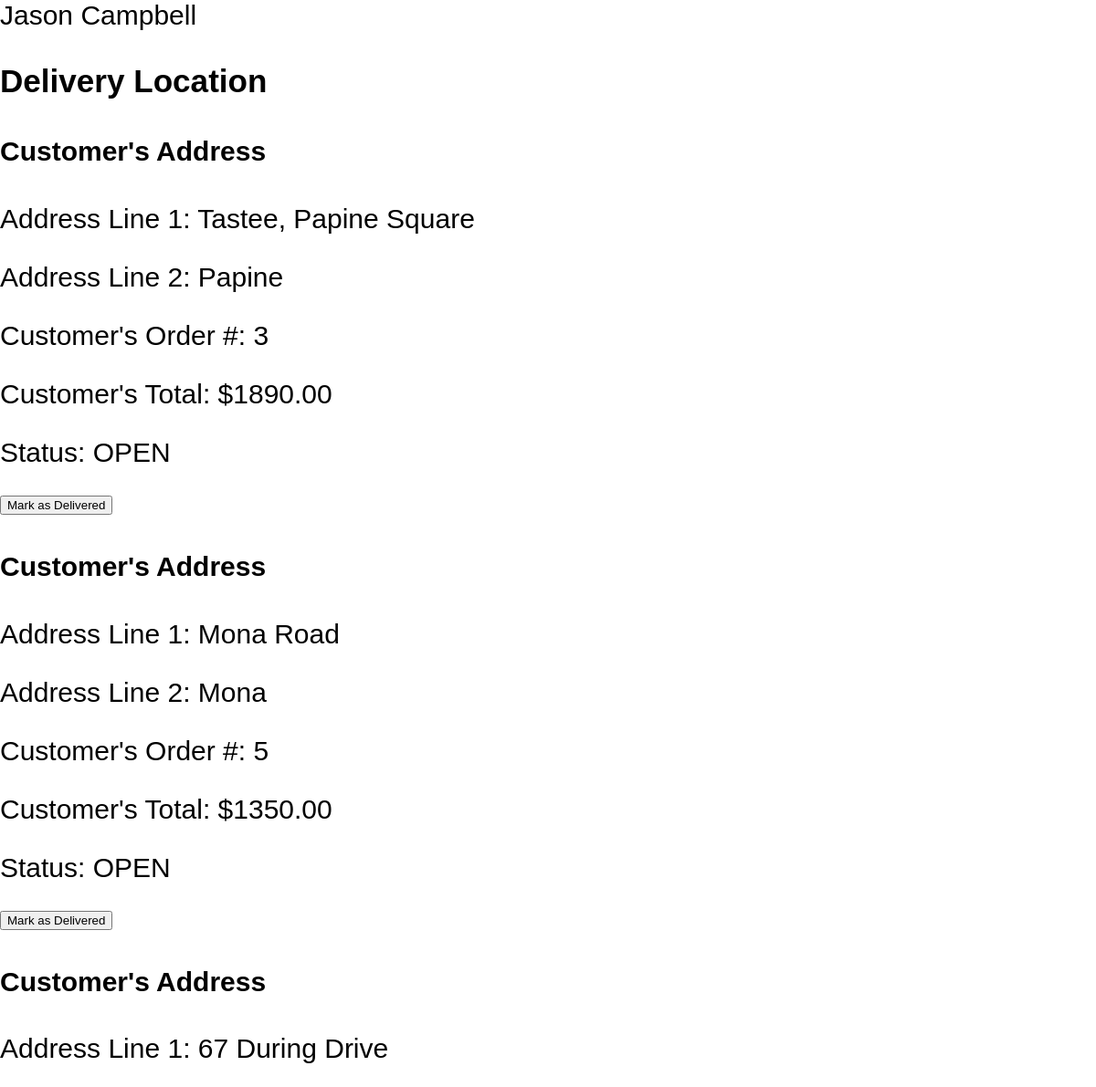
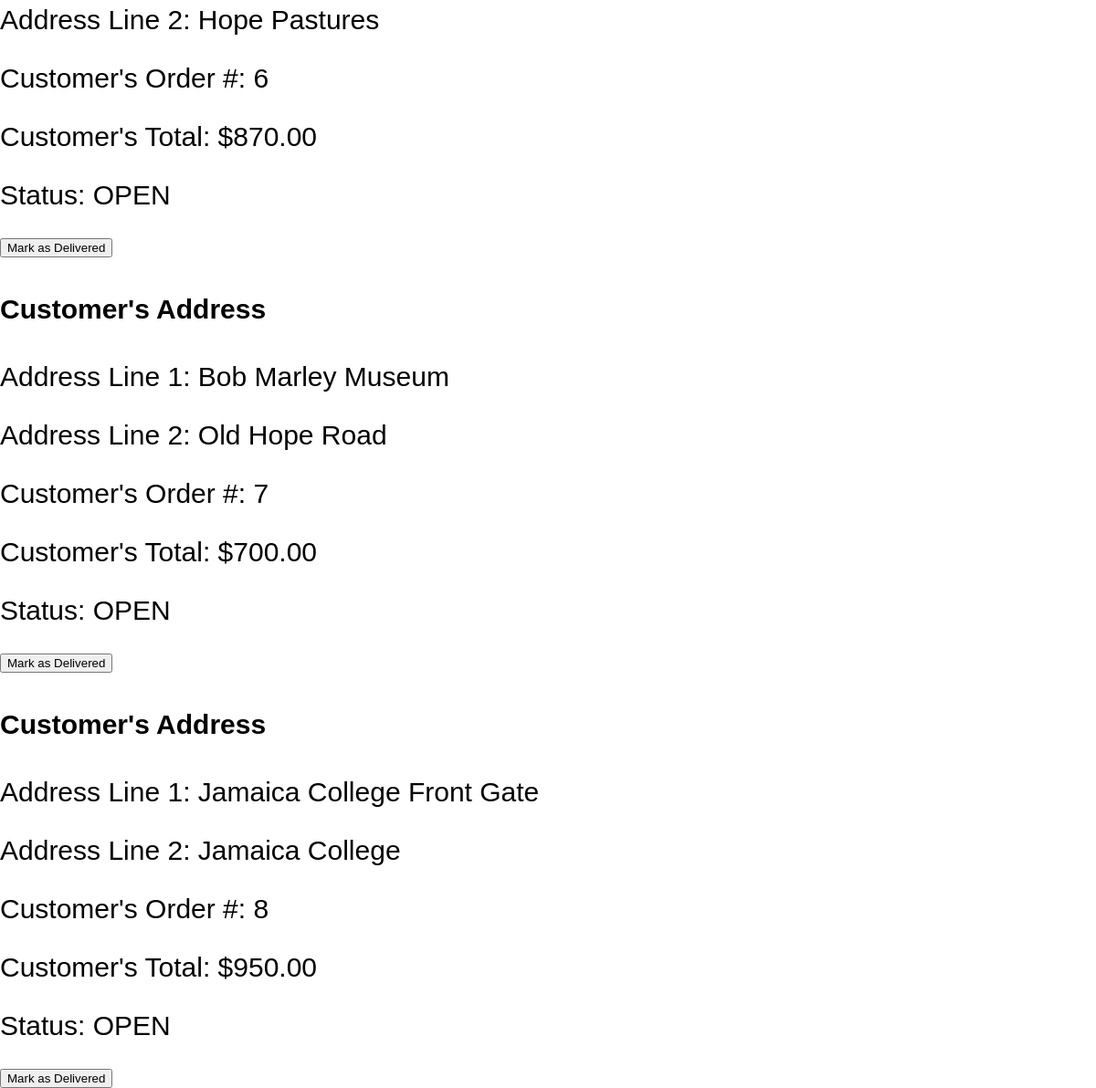
/deliveryPersonnel.php (signed in), run on the app's committed database (2 pictures, top to bottom).
### tables this page shows
CREATE TABLE `orders` (
    `id` int(11) NOT NULL AUTO_INCREMENT,
    `total` int(11) NOT NULL default 0,
    `items` varchar(300)  NOT NULL default '',
    `status` char(4) NOT NULL default 'OPEN',
    `delivered` varchar(3) NOT NULL default 'NO',
    `date` varchar(11) NOT NULL default '',
    `gen_del_location` varchar(80) NOT NULL default '',
    `address` varchar(100) NOT NULL default '',
    `start_time` varchar(10) NOT NULL default '',
    `end_time` varchar(10) NOT NULL default '',
    `cusId` int(11) NOT NULL default 0,
    `deliveryPersonnel` varchar(100) NOT NULL default '',
    PRIMARY KEY (`id`)

);

### deliveryPersonnel.php (the view, shortened to what this page needs)
<!DOCTYPE html>
<html lang="en">
<head>
</head>
<body>
    <?php
      require 'Employee.php';
      require_once 'DBManager.php';
        class DeliveryPersonnel extends Employee {
            protected $conn;
            function __construct () {
              $host = 'localhost';
              $username = 'boardwalk_user';
              $password = 'password123';
              $dbname = 'cafeInfo';
              $this->dbmanager = new DBManager($host, $username, $password, $dbname);
              $this->conn = $this->dbmanager->getConn();
            }
          public function viewOrders(){
            echo $_SESSION['admin'][1];
            if ($_SESSION['admin'][1] == "Chad Williams"){
              $stmts = $this->conn->query("SELECT * FROM orders WHERE delivered = 'NO' AND deliveryPersonnel = 'Chad Williams'");
              $delivery = $stmts->fetchAll();
            }
            elseif ($_SESSION['admin'][1] == "Jason Campbell"){
              $stmts = $this->conn->query("SELECT * FROM orders WHERE delivered = 'NO' AND deliveryPersonnel = 'Jason Campbell'");
              $delivery = $stmts->fetchAll();
            }
           ?>
            <h3>Delivery Location</h3>
            <?php foreach($delivery as $deliveryfor):?>
            <div class="ok">
              <div id="DeliveryDiv-<?=$deliveryfor["id"]?>">
                  <h4>Customer's Address</h4>
                  <p>Address Line 1: <?=$deliveryfor["address"]?></p>
                    <p class="delAddress">Address Line 2: <?=$deliveryfor["gen_del_location"]?></p>
                    <p class="delID">Customer's Order #: <?=$deliveryfor["id"]?></p>
                    <p class="delPrice">Customer's Total: $<?=$deliveryfor["total"]?>.00</p>
                    <p class="order-statuses">Status: <?=$deliveryfor["status"]?></p>
                    <button id="<?=$deliveryfor["id"]?>" class="delivered-order">Mark as Delivered</button>
            </div>
            <?php endforeach?>
            </div>
        <?php }
    }
    $deliveryPerson = new DeliveryPersonnel();
    $deliveryPerson->viewOrders();
    ?>
</body>
</html>

### index.css (style rules this page uses)
body { font-family: Arial, Helvetica, sans-serif; margin: 0; font-size: 30px; box-sizing: border-box; overflow-x: hidden; }

### data on the page
orders: address "Tastee, Papine Square", gen_del_location "Papine", id "3", total "1890", status "OPEN"
orders: address "Mona Road", gen_del_location "Mona", id "5", total "1350", status "OPEN"
orders: address "67 During Drive", gen_del_location "Hope Pastures", id "6", total "870", status "OPEN"
orders: address "Bob Marley Museum", gen_del_location "Old Hope Road", id "7", total "700", status "OPEN"
orders: address "Jamaica College Front Gate", gen_del_location "Jamaica College", id "8", total "950", status "OPEN"

### other printed values
$_SESSION['admin'][1] "Jason Campbell"
